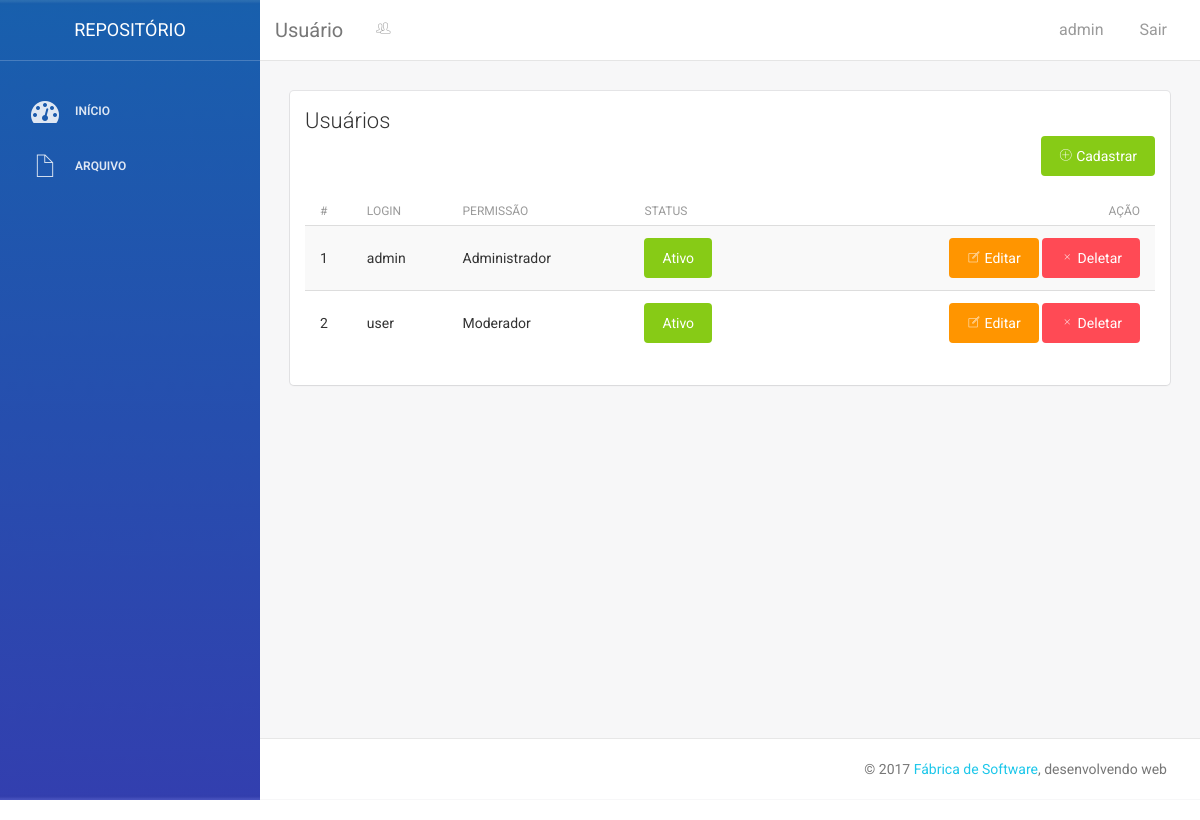
The page /app/view/moderador/?pg=usuario (signed in) on the database its author committed.
### tables this page shows
CREATE TABLE IF NOT EXISTS `Usuario` (
  `idUsuario` INT(11) NOT NULL AUTO_INCREMENT,
  `login` VARCHAR(16) NOT NULL,
  `senha` VARCHAR(60) NOT NULL,
  `permissao` CHAR(1) NOT NULL,
  `status` CHAR(1) NOT NULL,
  PRIMARY KEY (`idUsuario`),
  UNIQUE INDEX `matricula_UNIQUE` (`login` ASC));

### app/view/moderador/index.php (called while the page is built, shortened)
<?php include_once ("header.php"); ?>
    <?php
        if (empty($pg)) {
            include("home.php");
        }
        elseif (substr($pg, 0, 4) == 'http' or substr($pg, 0, 1) == "/" or substr($pg, 0, 1) == ".") {
            echo "<br><font face=arial size=11px><br><b>A pagina não existe.</b><br>Por favor selecione uma página a partir do menu principal.";
        }
        else {
            include("$pg.php");
        }
    ?>
<?php include_once ("footer.php"); ?>

### app/model/dao/UsuarioDAO.php (called while the page is built, shortened)
<?php
require_once '../../model/Conexao.class.php';
require_once '../../model/Usuario.class.php';
class UsuarioDAO {
    public function __construct() {
        $this->con = new Conexao();
        $this->pdo = $this->con->Connect();
    }
	public function Listar(){
		$usuario = array();
		try{
			$sql = "SELECT * FROM Usuario;";
			$stmt = $this -> pdo -> prepare($sql);
			$stmt -> execute();
			$i = 0;
			while($linha = $stmt->fetch(PDO::FETCH_ASSOC)){
				$usuario[$i] = new Usuario();
				$usuario[$i] -> setIDUsuario($linha['idUsuario']);
				$usuario[$i] -> setLogin($linha['login']);
				$usuario[$i] -> setSenha($linha['senha']);
				$usuario[$i] -> setPermissao($linha['permissao']);
				$usuario[$i] -> setStatus($linha['status']);
				$i++;
			}
			return $usuario;
		}catch(Exception $ex){
			echo 'ERRO: '.$e -> getMessage();
		}
		return null;
	}
	public function buscarPorLogin($login) {
		$usuario = new Usuario();
		try {
			$sql = "SELECT * FROM Usuario WHERE login = :login;";
			$stmt = $this->pdo->prepare($sql);
			$stmt->bindValue(':login', $login);
			$stmt->execute();
			if($linha = $stmt->fetch(PDO::FETCH_ASSOC)){
				$usuario -> setIDUsuario($linha['idUsuario']);
				$usuario -> setLogin($linha['login']);
				$usuario -> setSenha($linha['senha']);
				$usuario -> setPermissao($linha['permissao']);
				$usuario -> setStatus($linha['status']);
				return $usuario;
			}
		}catch(PDOException $e){
			echo 'ERRO: '.$e->getMessage();
		}
		return null;
	}
}

### app/model/Conexao.class.php (called while the page is built, shortened)
<?php
class Conexao {
    public function Connect() {
        try {
            $this -> user = "root";
            $this -> pass = "";
            $this -> host = "localhost";
            $this -> base = "BD_FSW";
            $this -> file = "mysql:host=" . $this -> host . ";dbname=" . $this -> base;
            $this -> pdo = new PDO($this -> file, $this -> user, $this -> pass);
            $this -> pdo -> setAttribute(PDO::ATTR_ERRMODE, PDO::ERRMODE_EXCEPTION);
            $this -> pdo -> setAttribute(PDO::ATTR_EMULATE_PREPARES, false);
            $this -> pdo -> setAttribute(PDO::ATTR_PERSISTENT, true);
            return $this -> pdo;
        } catch(PDOException $ex) {
            echo "Erro no sistema" . $ex -> getMessage();
        }
    }
}
?>

### app/model/Usuario.class.php (called while the page is built, shortened)
<?php
class Usuario {
    private $idUsuario;
    private $login;
    private $permissao;
    private $status;
    function getIDUsuario() {
        return $this->idUsuario;
    }
    function getLogin() {
        return $this->login;
    }
    function getPermissao() {
        return $this->permissao;
    }
    function getStatus() {
        return $this->status;
    }
    function setIDUsuario($idUsuario) {
        $this->idUsuario = $idUsuario;
    }
    function setLogin($login) {
        $this->login = $login;
    }
    function setPermissao($permissao) {
        $this->permissao = $permissao;
    }
    function setStatus($status) {
        $this->status = $status;
    }
}

### app/view/moderador/usuario.php (the view, shortened to what this page needs)
<?php
require_once('../../model/Conexao.class.php');
require_once('../../model/Usuario.class.php');
require_once('../../model/dao/UsuarioDAO.php');
$usuDAO = new UsuarioDAO();
?>
        <div class="content">
            <div class="container-fluid">
                <div class="row">
                    <div class="col-md-12 col-sm-12">
                        <div class="card">
                            <div class="header">
                                <h4 class="title">Usuários</h4>
								<div class="btn-group pull-right" role="group" aria-label="First group">
									<a href="?pg=addusuario"><button type="button" class="btn btn-success btn-fill"><i class="pe-7s-plus"></i> Cadastrar</button></a>
								</div>
                                <div class="clearfix"></div>
                            </div>
                            <div class="content table-responsive">
                                <table id="tabela_usuario" class="display table table-hover table-striped" cellspacing="0" width="100%">
									<thead>
										<tr>
											<th>#</th>
											<th>Login</th>
											<th>Permissão</th>
											<th>Status</th>
											<th><span class="pull-right">Ação</span></th>
										</tr>
									</thead>
									<tbody>
<?php
$listaUsuarios = $usuDAO -> Listar();
$cont = 0;
for($i = 0; $i < count($listaUsuarios); $i++){
		$cont++;
?>
										<tr>
											<td><?php echo $cont; ?></td>
											<td><?php echo $listaUsuarios[$i]->getLogin(); ?></td>
											<td><?php if($listaUsuarios[$i]->getPermissao() == '0'){echo 'Administrador';}else{echo 'Moderador';} ?></td>
											<td><?php if($listaUsuarios[$i]->getStatus() == 'A'){ ?>
												<a href="?pg=usuario&a&id=<?php echo $listaUsuarios[$i]->getIDUsuario(); ?>">
													<button type="button" class="btn btn-success btn-fill">Ativo</button>
												</a>
												<?php }else{?>
												<a href="?pg=usuario&a=s&id=<?php echo $listaUsuarios[$i]->getIDUsuario(); ?>">
													<button type="button" class="btn btn-danger btn-fill">Inativo</button>
												</a>
												<?php }?>
											</td>
											<td>
												<div class="btn-group pull-right" role="group" aria-label="First group">
													<a href="?pg=addusuario&a=e&id=<?php echo $listaUsuarios[$i]->getIDUsuario(); ?>"><button type="button" class="btn btn-warning btn-fill">
														<i class="pe-7s-note"></i> Editar</button>
													</a>
													<a href="?pg=usuario&a=d&id=<?php echo $listaUsuarios[$i]->getIDUsuario(); ?>"><button type="button" class="btn btn-danger btn-fill">
														<i class="pe-7s-close"></i> Deletar</button>
													</a>
												</div>
											</td>
										</tr>
<?php
}
?>
									</tbody>
								</table>
                            </div>
                        </div>
                    </div>
                </div>
            </div>
        </div>

### app/view/moderador/header.php (shortened to what this page needs)
<?php
require_once('../../model/Usuario.class.php');
require_once('../../model/dao/UsuarioDAO.php');
	$loginDAO = new UsuarioDAO();
	$usuLogado = $loginDAO -> buscarPorLogin($_SESSION['usuario']);
?>
<!doctype html>
<html lang="pt-br">
<head>
    <link href="assets/css/bootstrap.min.css" rel="stylesheet" />
	<link rel="stylesheet" href="assets/css/blockquote-box.css">
	<link rel="stylesheet" href="//code.jquery.com/ui/1.12.1/themes/base/jquery-ui.css">
	<link rel="stylesheet" href="//cdn.datatables.net/1.10.16/css/jquery.dataTables.min.css">
    <link href="assets/css/animate.min.css" rel="stylesheet"/>
    <link href="assets/css/light-bootstrap-dashboard.css" rel="stylesheet"/>
    <link href="assets/css/demo.css" rel="stylesheet" />
    <link href="http://maxcdn.bootstrapcdn.com/font-awesome/4.2.0/css/font-awesome.min.css" rel="stylesheet">
    <link href="assets/css/pe-icon-7-stroke.css" rel="stylesheet" />
</head>
<body>
<div class="wrapper">
    <div class="sidebar" data-color="blue" data-image="assets/img/sidebar-6.jpg">
    	<div class="sidebar-wrapper">
            <div class="logo">
                <a href="../moderador/" class="simple-text">
                    Repositório
                </a>
            </div>
            <ul class="nav">
                <li class="<?php if(PAGINA == 'Início'){echo 'active';}?>">
                    <a href="../moderador/">
                        <i class="fa fa-dashboard"></i>
                        <p>Início</p>
                    </a>
                </li>
                <li class="<?php if(PAGINA == 'Arquivo'){echo 'active';}?>">
                    <a href="?pg=arquivo">
                        <i class="pe-7s-file"></i>
                        <p>Arquivo</p>
                    </a>
                </li>
            </ul>
    	</div>
    </div>
    <div class="main-panel">
        <nav class="navbar navbar-default navbar-fixed">
            <div class="container-fluid">
                <div class="navbar-header">
                    <a class="navbar-brand" href="#"><?php echo PAGINA; ?></a>
                </div>
                <div class="collapse navbar-collapse">
                    <ul class="nav navbar-nav navbar-left">
                        <li>
                            <a href="#" class="dropdown-toggle" data-toggle="dropdown">
							<?php if(PAGINA == 'Início'){ ?>
                                <i class="fa fa-dashboard"></i>
							<?php }else{
									if(PAGINA == 'Arquivo'){ ?>
									<i class="pe-7s-file"></i>
									<?php }else{
											if(PAGINA == 'Curso'){ ?>
											<i class="pe-7s-notebook"></i>
											<?php }else{
													if(PAGINA == 'Disciplina'){?>
													<i class="pe-7s-note"></i>
													<?php }else{
															if(PAGINA == 'Usuário'){ ?>
															<i class="pe-7s-users"></i>
															<?php } ?>
													<?php } ?>
											<?php } ?>
									<?php } ?>
							<?php } ?>
                            </a>
                        </li>
                    </ul>
                    <ul class="nav navbar-nav navbar-right">
                        <li>
                           <a href="">
                               <?php echo $usuLogado -> getLogin(); ?>
                            </a>
                        </li>
                        <li>
                            <a href="../../logout.php">
                                Sair
                            </a>
                        </li>
                    </ul>
                </div>
            </div>
        </nav>

### rows shown on the page
usuario: login "admin", permissao "Administrador"
usuario: login "user", permissao "Moderador"

### other values the page prints
PAGINA "Usuário"
